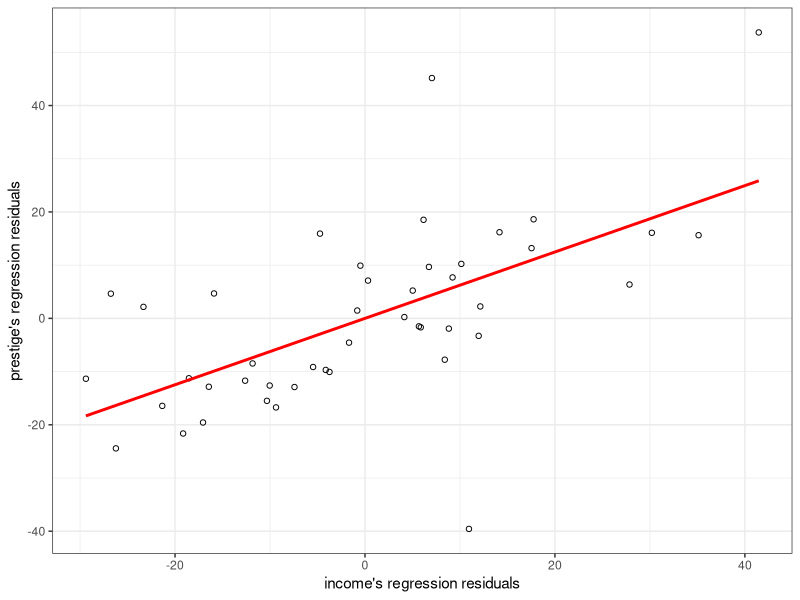
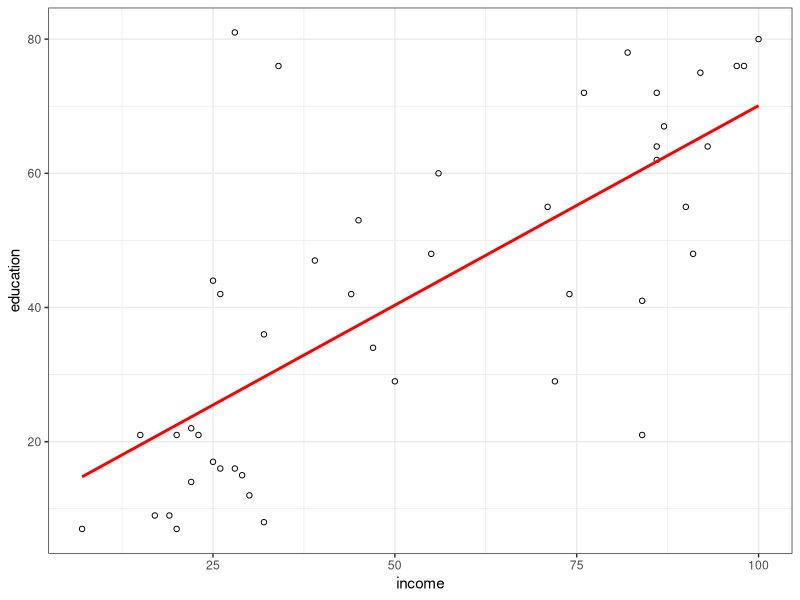
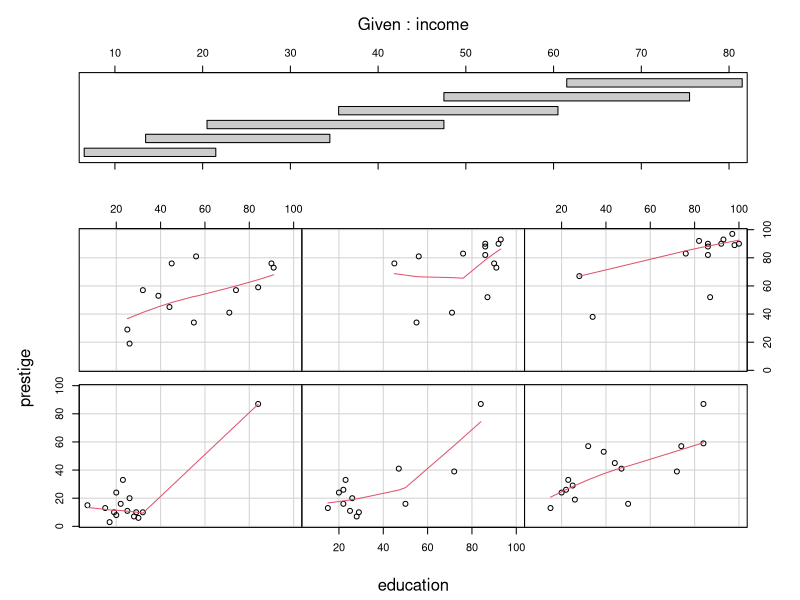
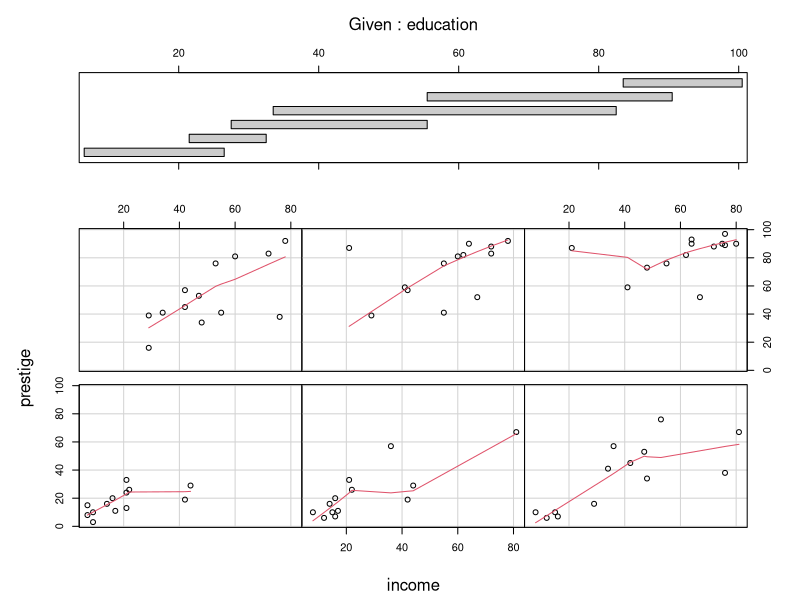
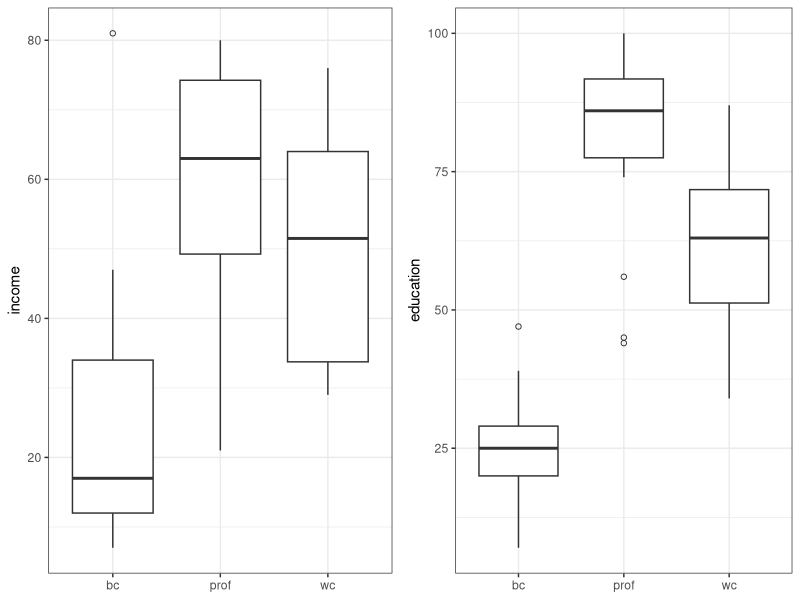
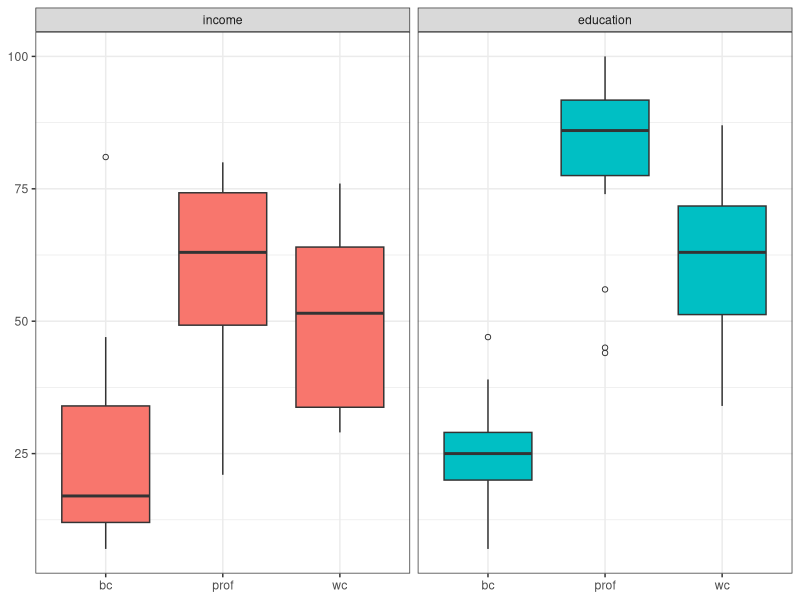
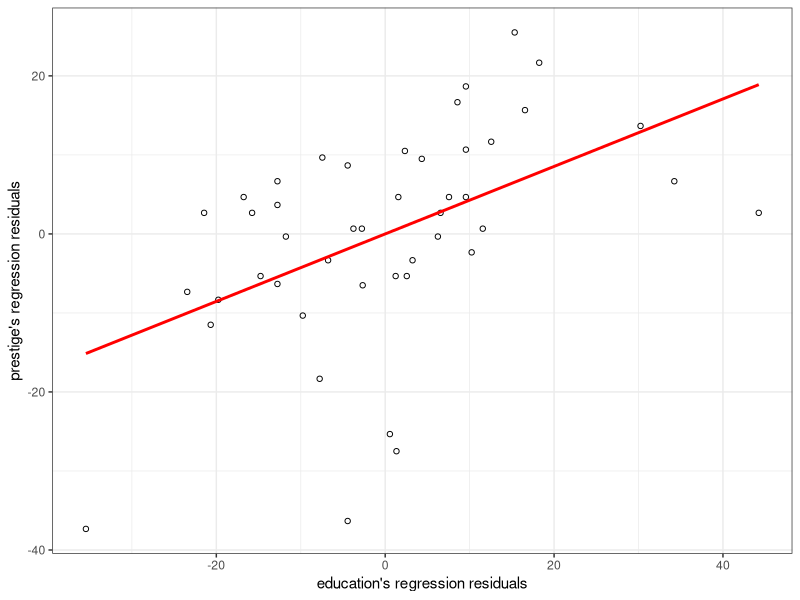
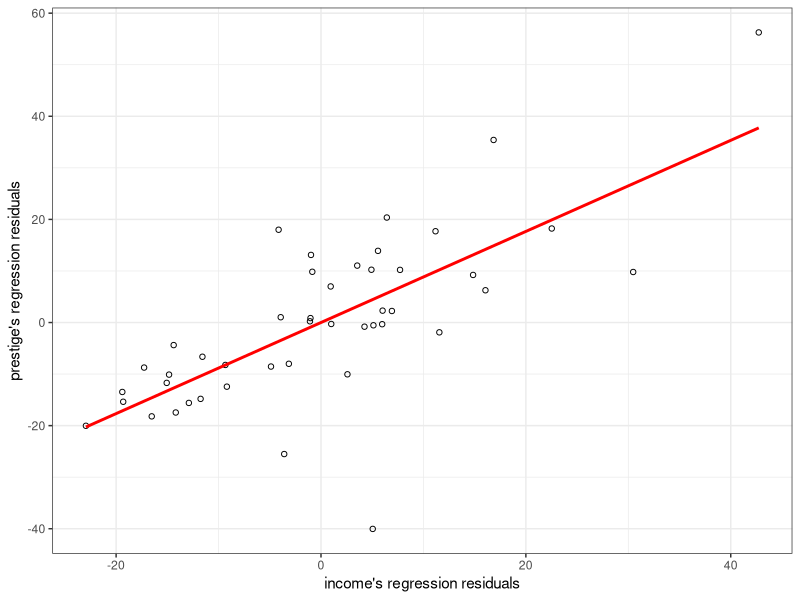

These charts were generated, in order, by the following R code:
# Februrary 26, 2014
# Outline:
#   1. Investigate added-variable plots (aka avPlots, partial regression plots)
#      with real data.
#   2. Do a simulation study to show how R^2 increases in a few cases

# 1. av plots
# What are they?
# See: Wikipedia: https://en.wikipedia.org/wiki/Partial_regression_plot
# But, in a (not so terse) nutshell:
# The residuals from Y ~ X1 + X2 gives us a sense of how much variability in Y 
# is not captured by X1 and X2. Hence, the residuals from Z ~ X1 + X2 tell us
# how much variability resides in Z that is not explained by X1 + X2. If the
# residual vectors from these two vectors "have nothing to do with each other"
# Then it would stand to reason adding the extra variability from Z into the
# model "X1 + X2 + Z" should do a better job capturing the variability in Y.
# If the residuals are strongly correlated, then introducing Z to the model
# won't help (much) in capturing the (previously) left over variability since
# X1 + X2 explain Y and Z similarly, so we aren't introducing (a lot of) new
# information. 

# To get a feel for this we'll use Duncan's occupation data and consider the
# base model of "~ education" in modeling prestige. In particular, we'll check
# out the affect of adding income to the model.

library(car) # contains Duncan's occupation data, and avPlots

baseModel <- lm(prestige ~ education, data=Duncan)
summary(baseModel)

partialReg <- lm(income ~ education, data=Duncan)
summary(partialReg)

# make the avplot by hand with ggplot2
library(ggplot2)

#####
# Multiple plot function 
# http://www.cookbook-r.com/Graphs/Multiple_graphs_on_one_page_(ggplot2)/
#
# ggplot objects can be passed in ..., or to plotlist (as a list of ggplot
# objects)
# - cols:   Number of columns in layout
# - layout: A matrix specifying the layout. If present, 'cols' is ignored.
#
# If the layout is something like matrix(c(1,2,3,3), nrow=2, byrow=TRUE),
# then plot 1 will go in the upper left, 2 will go in the upper right, and
# 3 will go all the way across the bottom.

multiplot <- function(..., plotlist=NULL, file, cols=1, layout=NULL) {
  require(grid)
  
  # Make a list from the ... arguments and plotlist
  plots <- c(list(...), plotlist)
  
  numPlots = length(plots)
  
  # If layout is NULL, then use 'cols' to determine layout
  if (is.null(layout)) {
    # Make the panel
    # ncol: Number of columns of plots
    # nrow: Number of rows needed, calculated from # of cols
    layout <- matrix(seq(1, cols * ceiling(numPlots/cols)),
                     ncol = cols, nrow = ceiling(numPlots/cols))
  }
  
  if (numPlots==1) {
    print(plots[[1]])
    
  } else {
    # Set up the page
    grid.newpage()
    pushViewport(viewport(layout = grid.layout(nrow(layout), ncol(layout))))
    
    # Make each plot, in the correct location
    for (i in 1:numPlots) {
      # Get the i,j matrix positions of the regions that contain this subplot
      matchidx <- as.data.frame(which(layout == i, arr.ind = TRUE))
      
      print(plots[[i]], vp = viewport(layout.pos.row = matchidx$row,
                                      layout.pos.col = matchidx$col))
    }
  }
}
#####

makeGGScatter <- function(X, Y, .res=FALSE) {
  axisLabels <- if (.res) {
    paste0(c(substitute(X), substitute(Y)),
           "'s regression residuals")
  } else {
    paste0(c(substitute(X), substitute(Y)))
  }
  
  ggplot(data=data.frame(X=X,Y=Y), aes(y=X, x=Y)) +
    geom_point(shape=1) +
    stat_smooth(method="lm", se=FALSE, color='red') +
    theme_bw() +
    labs(x=axisLabels[1],
         y=axisLabels[2],
         title=NULL)
}

partialRegRes <- partialReg$residuals
baseModelRes <- baseModel$residuals

within(data=data.frame(), expr={
  income <- partialRegRes
  prestige <- baseModelRes
  ggAVPlot <- makeGGScatter(income, prestige, .res=TRUE)
  show(ggAVPlot)  
})

cor(partialRegRes, baseModelRes) # 0.61 <- this is fairly high

# Now, we check out the extended model: "income + education"
extendedModel <- lm(prestige ~ income + education, data=Duncan)
summary(extendedModel)

# calculate R^2 of the two models
calcR2Increase <- function(baseModel, extendedModel) {
  extendedModelR2 <- var(extendedModel$fitted.values)/var(Duncan$prestige)
  baseModelR2 <- var(baseModel$fitted.values)/var(Duncan$prestige)
  
  # find the percent increase
  abs(baseModelR2 - extendedModelR2) / baseModelR2 
}

calcR2Increase(baseModel, extendedModel) # approximately 14%  

# look at colinearity between income and education
cor(Duncan$income, Duncan$education) # 0.7245

# Let's do some EDA on these variables
with(data=Duncan, makeGGScatter(income, education, FALSE)) # seem pretty colinear

coplot(prestige ~ education | income, data=Duncan, panel=panel.smooth, span=.99)
coplot(prestige ~ income | education, data=Duncan, panel=panel.smooth, span=.99)
# ^^ so prestige conditioning out a variable doesn't completely kill
# predictability of the remainder of the model

# Now, let's consider adding the other variable: "type".
# First, let's do some basic EDA
incVsType <- ggplot(data=Duncan, aes(x=type, y=income)) +
  geom_boxplot(outlier.shape=1) + 
  labs(x=NULL, title=NULL) +
  theme_bw()

educVsType <- ggplot(data=Duncan, aes(x=type, y=education)) +
  geom_boxplot(outlier.shape=1) + 
  labs(x=NULL, title=NULL) +
  theme_bw()

multiplot(incVsType, educVsType, cols = 2)

# Alternatively,
library(reshape2)
ggplot(data=melt(data=Duncan,id.vars=c("type"),
                 measure.vars=c("income", "education")),
       aes(x=type, y=value, fill=variable)) +
  geom_boxplot(outlier.shape=1) +
  scale_fill_discrete(guide=FALSE) +
  facet_grid(~variable, scales="free_y") +
  theme_bw() +
  labs(x=NULL, title=NULL, y=NULL)

# so there's a clear trend between type and income (education)
# Let's try and do the regression "type ~ income + education"

partialReg2 <- lm(factor(type) ~ income + education, data=Duncan)

# STOP! You guys don't know how to predict categorical output, yet.
# Without using this residuals, let's add type to the model, anyway and see
# how the R^2 increases.

extendedModel2 <- lm(prestige ~ income + education + type, data=Duncan)
summary(extendedModel2)

# Notice: dummy cariables for type aren't very significant -- an indicator that
# income and education are doing most of the heavy lifting.

calcR2Increase(extendedModel, extendedModel2) # approximately 10%
calcR2Increase(baseModel, extendedModel2) # approximately 25%

# this exercise was partly to remind you the limitations of our tools.
# now, let's do this all over, but with our base model being just "~ type".

baseModel <- lm(prestige ~ type, data=Duncan)
extendedModel <- lm(prestige ~ type + education, data=Duncan)

calcR2Increase(baseModel, extendedModel) # approximately 8%

# let's check out the avplot
within(data=data.frame(), {
  education <- resid(lm(education ~ type, data=Duncan))
  prestige <- resid(baseModel)
  avPlot <- makeGGScatter(education, prestige, .res=TRUE)
  show(avPlot)
  print(cor(education, prestige)) # about 0.491
})

partialReg2 <- lm(income ~ type + education, data=Duncan)
summary(partialReg2) 

# what does the avplot tell us?
within(data=data.frame(), {
  income <- resid(partialReg2)
  prestige <- resid(extendedModel)
  avPlot <- makeGGScatter(income, prestige, .res=TRUE)
  show(avPlot)
  print(cor(income, prestige)) # about 0.727
})
# where the model fails to explain prestige's behaviour, it also fails to
# explain income's behaviour. => we shouldn't expect to glean too much more
# by adding income to the model

calcR2Increase(extendedModel,extendedModel2) # about 12%
calcR2Increase(baseModel, extendedModel2) # about 21%

# Don't let the numbers above fool you: R^2 will always increase with the
# addition of predictors (assuming you're adding new predictors that aren't 
# linear combinations of previous predictors)


extendedModel$effects

?avPlot

avPlots(lm(prestige~income+education+type, data=Duncan))
# 
# 1) X1,X2 not correlated, both predictive of y
# 2) X1,X2 not correlated, only 1 predictive of y
# 3) X1,X2 correlated, still both significant for Beta
# 4) X1,X2 correlated, jointly predictive of y, neither significant Beta

data(Duncan)

# avPlot of Prestige ~ . - Income
prestigeAgainstAllLessIncome <- lm(formula = prestige ~ . - income, data=Duncan)
incomeAgainstAllLessPrestige <- lm(formula = income ~ . - prestige, data=Duncan)

resY <- prestigeAgainstAllLessIncome$residuals
resX <- incomeAgainstAllLessPrestige$residuals

ggplot(data=data.frame(x=resX, y=resY), aes(x=x,y=y)) + 
  geom_point(shape=1) + 
  stat_smooth(method="lm", se=FALSE, color='red') +
  labs(x="Income's regression residuals", y="Prestige's regression residuals") +
  theme_bw()

?Duncan
